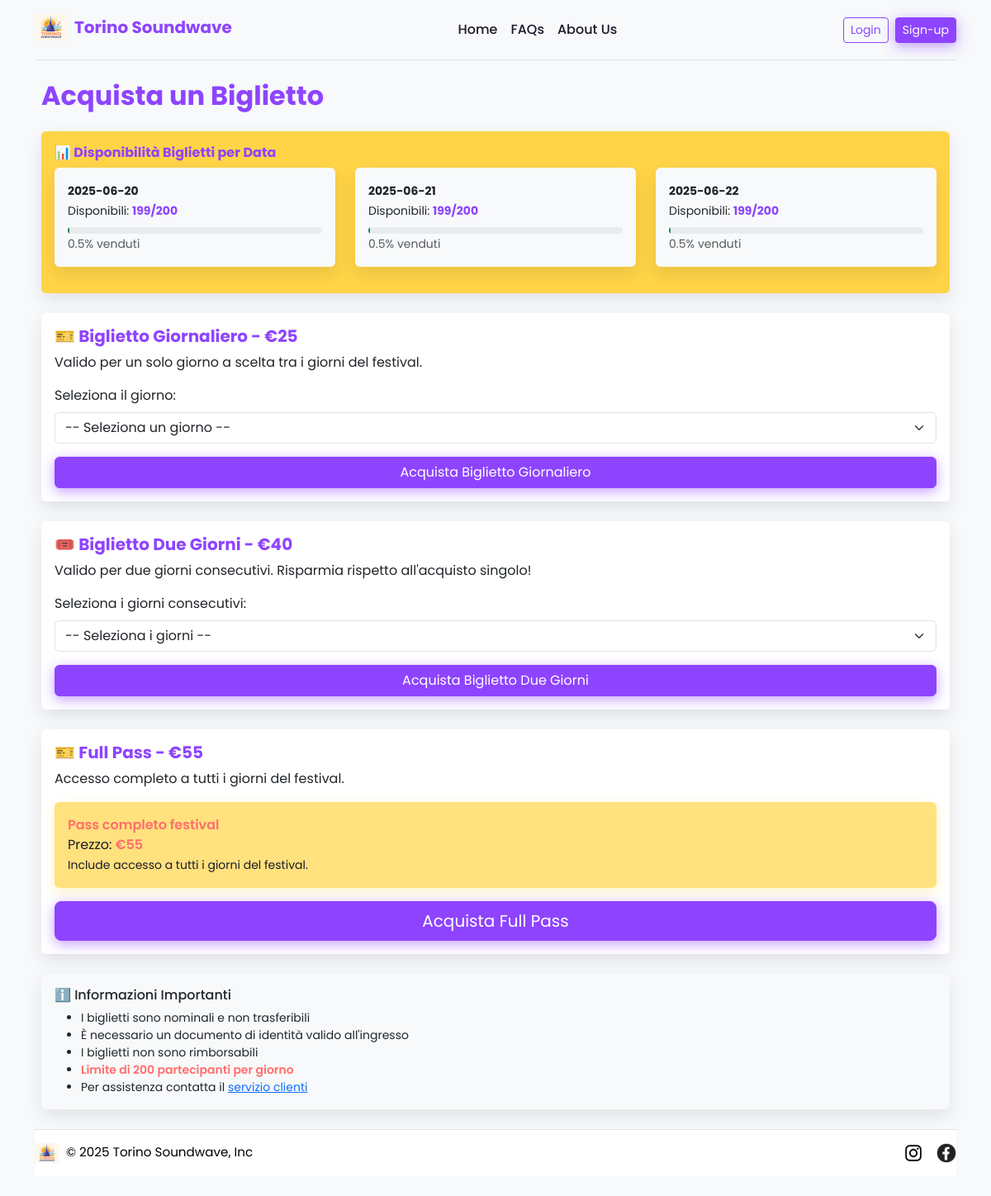
The page /biglietti on the database its author committed.
### tables this page shows
CREATE TABLE "biglietti" (
	"id"	INTEGER,
	"tipo"	TEXT NOT NULL,
	"single_day"	TEXT,
	"double_first"	INTEGER,
	"double_second"	INTEGER,
	"prezzo"	NUMERIC NOT NULL,
	PRIMARY KEY("id" AUTOINCREMENT)
);

### app.py (the view)
@app.route("/biglietti")
def biglietti():
    dati_biglietti = biglietti_dao.get_opzioni_biglietti()
    statistiche_disponibilita = acquisti_dao.get_statistiche_disponibilita()
    return render_template("biglietti.html", dati_biglietti = dati_biglietti, statistiche_disponibilita=statistiche_disponibilita)

### acquisti_dao.py (called while the page is built)
def get_date_festival():
    conn = sqlite3.connect("soundwave.db")
    cursor = conn.cursor()
    sql = """
    SELECT DISTINCT single_day as data FROM biglietti WHERE single_day IS NOT NULL
    UNION
    SELECT DISTINCT double_first as data FROM biglietti WHERE double_first IS NOT NULL
    UNION
    SELECT DISTINCT double_second as data FROM biglietti WHERE double_second IS NOT NULL
    ORDER BY data
    """
    conn = sqlite3.connect("soundwave.db")
    cursor = conn.cursor()
    cursor.execute(sql)
    results = cursor.fetchall()
    cursor.close()
    conn.close()
    return [row[0] for row in results if row[0]]

def get_statistiche_disponibilita():
    MAX_BIGLIETTI_PER_GIORNO = 200
    date_festival = get_date_festival()
    conteggi = count_biglietti_per_data()
    statistiche = {}
    for data in date_festival:
        venduti = conteggi.get(data, 0)
        disponibili = MAX_BIGLIETTI_PER_GIORNO - venduti
        percentuale_venduta = (venduti / MAX_BIGLIETTI_PER_GIORNO) * 100
        statistiche[data] = {
            'venduti': venduti,
            'disponibili': max(0, disponibili),
            'totale': MAX_BIGLIETTI_PER_GIORNO,
            'percentuale_venduta': round(percentuale_venduta, 1),
            'disponibile': venduti < MAX_BIGLIETTI_PER_GIORNO
        }
    return statistiche

### biglietti_dao.py (called while the page is built)
def formatta_data(data_str):
    data = datetime.strptime(data_str, "%Y-%m-%d")
    giorni = ['Lunedì', 'Martedì', 'Mercoledì', 'Giovedì', 'Venerdì', 'Sabato', 'Domenica']
    mesi = ['gennaio', 'febbraio', 'marzo', 'aprile', 'maggio', 'giugno',
            'luglio', 'agosto', 'settembre', 'ottobre', 'novembre', 'dicembre']
    giorno_settimana = giorni[data.weekday()]
    mese = mesi[data.month - 1]
    giorno_numero = data.day
    giorno_formattato = f"{giorno_settimana} {giorno_numero} {mese}"
    return data_str, giorno_formattato

### templates/biglietti.html (shortened to what this page needs)
{% extends "base.html" %}
{% block contenuto %}
<div class="container mt-4 px-2">
  <h2 class="mb-4 text-center text-md-start">Acquista un Biglietto</h2>
  {% if statistiche_disponibilita %}
  <div class="card mb-4 badge-highlight text-white">
    <div class="card-body">
      <h6 class="card-title text-1">📊 Disponibilità Biglietti per Data</h6>
      <div class="row">
        {% for data, stats in statistiche_disponibilita.items() %}
        <div class="col-12 col-sm-6 col-md-4 mb-3">
          <div class="card bg-light text-dark h-100">
            <div class="card-body p-3">
              <small class="fw-bold">{{ data }}</small><br>
              <small>
                Disponibili:
                <span
                  class="fw-bold {% if stats.disponibili < 50 %}text-1{% elif stats.disponibili < 100 %}text-warning{% else %}text-1{% endif %}">
                  {{ stats.disponibili }}/{{ stats.totale }}
                </span>
              </small>
              <div class="progress mt-2" style="height: 8px;">
              </div>
              <small class="text-muted">{{ stats.percentuale_venduta }}% venduti</small>
            </div>
          </div>
        </div>
        {% endfor %}
      </div>
    </div>
  </div>
  {% endif %}
  <div class="card mb-4">
    <div class="card-body">
      <h5 class="card-title text-1">
        🎫 Biglietto Giornaliero
        {% if dati_biglietti['giornaliero'] %}
        - €{{ dati_biglietti['giornaliero'][0]['prezzo'] }}
        {% endif %}
      </h5>
      <p class="card-text">Valido per un solo giorno a scelta tra i giorni del festival.</p>
      {% if dati_biglietti['giornaliero'] %}
      <form method="POST" action="{{ url_for('acquista_biglietto') }}">
        <div class="mb-3">
          <label for="giorno_singolo" class="form-label">Seleziona il giorno:</label>
          <select name="start_date" id="giorno_singolo" class="form-select" required>
            <option value="">-- Seleziona un giorno --</option>
          </select>
        </div>
        <button type="submit" class="btn btn-primary w-100">Acquista Biglietto Giornaliero</button>
      </form>
      {% else %}
      <div class="alert alert-warning"> <strong>Non disponibile:</strong> Al momento non ci sono biglietti giornalieri
        disponibili. </div>
      {% endif %}
    </div>
  </div>
  <div class="card mb-4">
    <div class="card-body">
      <h5 class="card-title text-1">
        🎟️ Biglietto Due Giorni
        {% if dati_biglietti['due_giorni'] %}
        - €{{ dati_biglietti['due_giorni'][0]['prezzo'] }}
        {% endif %}
      </h5>
      <p class="card-text">Valido per due giorni consecutivi. Risparmia rispetto all'acquisto singolo!</p>
      {% if dati_biglietti['due_giorni'] %}
      <form method="POST" action="{{ url_for('acquista_biglietto') }}">
        <div class="mb-3">
          <label for="due_giorni" class="form-label">Seleziona i giorni consecutivi:</label>
          <select name="start_date" id="due_giorni" class="form-select" required>
            <option value="">-- Seleziona i giorni --</option>
          </select>
        </div>
        <button type="submit" class="btn btn-primary w-100">Acquista Biglietto Due Giorni</button>
      </form>
      {% else %}
      <div class="alert alert-warning"> <strong>Non disponibile:</strong> Al momento non ci sono biglietti per due
        giorni disponibili. </div>
      {% endif %}
    </div>
  </div>
  <div class="card mb-4">
    <div class="card-body">
      <h5 class="card-title text-1">
        🎫 Full Pass
        {% if dati_biglietti['full_pass'] %}
        - €{{ dati_biglietti['full_pass'][0]['prezzo'] }}
        {% endif %}
      </h5>
      <p class="card-text">Accesso completo a tutti i giorni del festival.</p>
      {% if dati_biglietti['full_pass'] %}
      {% set fullpass_disponibile = true %}
      {% set min_disponibili_fullpass = 200 %}
      {% for data, stats in statistiche_disponibilita.items() %}
      {% if not stats.get('disponibile', True) %}
      {% set fullpass_disponibile = false %}
      {% endif %}
      {% if stats.get('disponibili', 200) < min_disponibili_fullpass %} {% set
        min_disponibili_fullpass=stats.get('disponibili', 200) %} {% endif %} {% endfor %} <form method="POST"
        action="{{ url_for('acquista_biglietto') }}">
        <div class="mb-3 ">
          <div class="alert {% if fullpass_disponibile %}alert-info{% else %}alert-danger{% endif %}  bg2">
            <strong>{{ dati_biglietti['full_pass'][0]['label'] }}</strong><br>
            Prezzo: <strong>€{{ dati_biglietti['full_pass'][0]['prezzo'] }}</strong><br>
            <small>Include accesso a tutti i giorni del festival.</small>
          </div>
        </div>
        <button type="submit"
          class="btn {% if fullpass_disponibile %}btn-primary{% else %}btn-secondary{% endif %} btn-lg w-100 btn-primary" >
          {% if fullpass_disponibile %}Acquista Full Pass{% else %}Full Pass Non Disponibile{% endif %}
        </button>
        </form>
        {% else %}
        <div class="alert alert-warning"> <strong>Non disponibile:</strong> Al momento il Full Pass non è disponibile.
        </div>
        {% endif %}
    </div>
  </div>
  <div class="card mb-4 bg-light">
    <div class="card-body">
      <h6 class="card-title">ℹ️ Informazioni Importanti</h6>
      <ul class="mb-0 small">
        <li>I biglietti sono nominali e non trasferibili</li>
        <li>È necessario un documento di identità valido all'ingresso</li>
        <li>I biglietti non sono rimborsabili</li>
        <li><strong>Limite di 200 partecipanti per giorno</strong></li>
        <li>Per assistenza contatta il <a href="mailto:support@torinosoundwave.it">servizio clienti</a></li>
      </ul>
    </div>
  </div>
</div>
{% endblock %}

### static/styles/styles.css (style rules this page uses)
body { background-color: #F7F9FB; color: #1C1B29; font-family: 'Poppins', sans-serif; }
h1, h2, h3, h5, .display-4, .text-1 { color: #8E44FF; font-weight: 700; }
strong, .evident { color: #FF6E6C; font-weight: 600; }
.btn-primary { background-color: #8E44FF; border-color: #8E44FF; color: white; box-shadow: 0 4px 15px rgba(142, 68, 255, 0.5); }
.card { background-color: white; border: none; box-shadow: 0 8px 20px rgba(28, 27, 41, 0.1); }
.badge-highlight { background-color: #FFD447; color: #1C1B29; }
.alert-info { background-color: #FFD447; color: #1C1B29; box-shadow: 0 4px 15px rgba(255, 212, 71, 0.3); border: none; }
.accordion-header, .bg2 { background-color: #ffe17e; }

### rows shown on the page
biglietti: prezzo "25"
biglietti: prezzo "40"
biglietti: prezzo "55"

### other values the page prints
{{ data }} "2025-06-20" "2025-06-21" "2025-06-22"
{{ stats.disponibili }} "199" "199" "199"
{{ stats.totale }} "200" "200" "200"
{{ stats.percentuale_venduta }} "0.5" "0.5" "0.5"
{{ dati_biglietti['full_pass'][0]['label'] }} "Pass completo festival"
